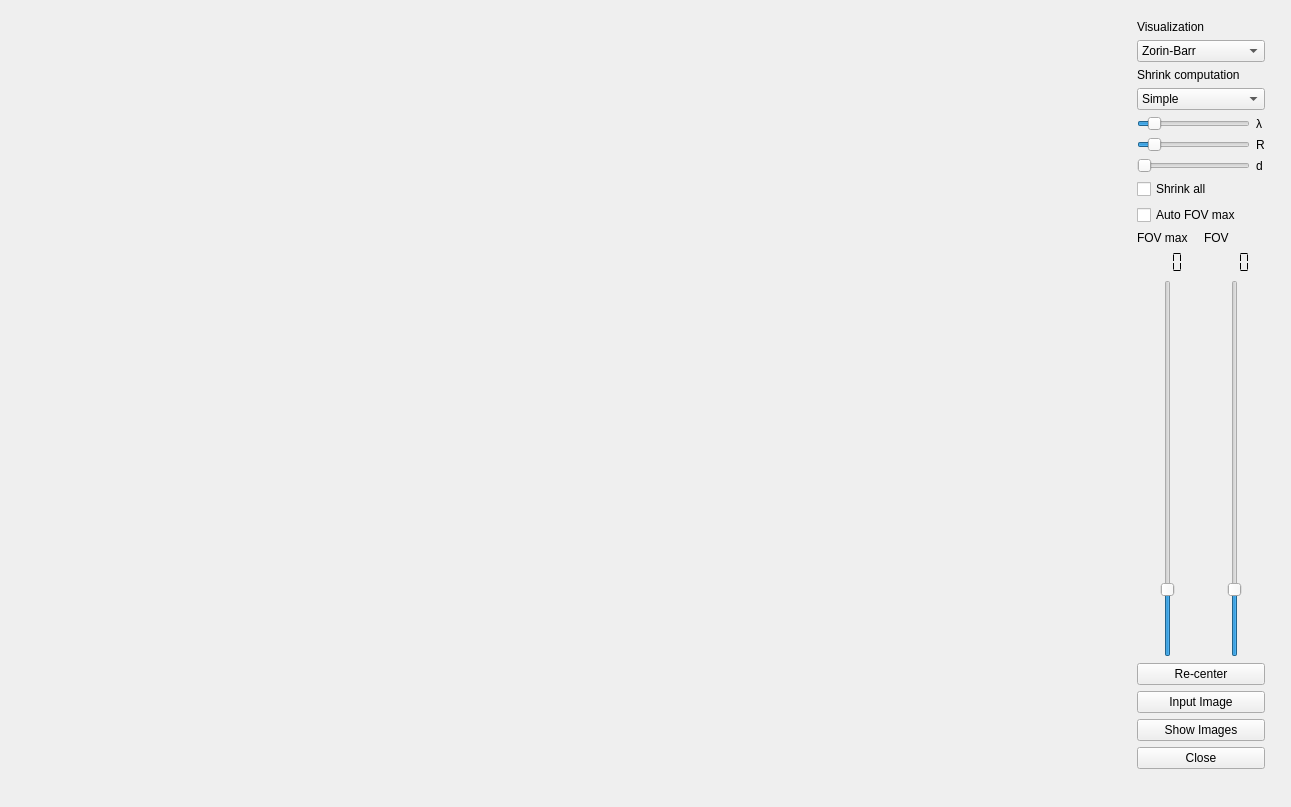
<?xml version="1.0" encoding="UTF-8"?>
<ui version="4.0">
 <class>PanoWindow1</class>
 <widget class="QWidget" name="PanoWindow1">
  <property name="geometry">
   <rect>
    <x>0</x>
    <y>0</y>
    <width>1291</width>
    <height>807</height>
   </rect>
  </property>
  <property name="windowTitle">
   <string notr="true">Panoramic</string>
  </property>
  <property name="windowIcon">
   <iconset theme="view-fullscreen">
    <normaloff>.</normaloff>.</iconset>
  </property>
  <widget class="OpenGLCanvas" name="GLCanvas" native="true">
   <property name="geometry">
    <rect>
     <x>10</x>
     <y>30</y>
     <width>1111</width>
     <height>673</height>
    </rect>
   </property>
   <property name="sizePolicy">
    <sizepolicy hsizetype="Expanding" vsizetype="Preferred">
     <horstretch>0</horstretch>
     <verstretch>0</verstretch>
    </sizepolicy>
   </property>
   <property name="baseSize">
    <size>
     <width>0</width>
     <height>0</height>
    </size>
   </property>
  </widget>
  <widget class="QWidget" name="layoutWidget">
   <property name="geometry">
    <rect>
     <x>1126</x>
     <y>9</y>
     <width>150</width>
     <height>771</height>
    </rect>
   </property>
   <layout class="QVBoxLayout" name="mainLayout">
    <item>
     <layout class="QVBoxLayout" name="visualizationLayout">
      <item>
       <widget class="QLabel" name="label_3">
        <property name="text">
         <string>Visualization</string>
        </property>
       </widget>
      </item>
      <item>
       <widget class="QComboBox" name="comboBox_2">
        <item>
         <property name="text">
          <string>Zorin-Barr</string>
         </property>
        </item>
        <item>
         <property name="text">
          <string>Moebius</string>
         </property>
        </item>
        <item>
         <property name="text">
          <string>3D Sphere</string>
         </property>
        </item>
        <item>
         <property name="text">
          <string>Equi-Rectangular</string>
         </property>
        </item>
        <item>
         <property name="text">
          <string>Perspective</string>
         </property>
        </item>
        <item>
         <property name="text">
          <string>Stereographic</string>
         </property>
        </item>
        <item>
         <property name="text">
          <string>Orthographic</string>
         </property>
        </item>
        <item>
         <property name="text">
          <string>Mercator</string>
         </property>
        </item>
        <item>
         <property name="text">
          <string>Pannini</string>
         </property>
        </item>
       </widget>
      </item>
      <item>
       <widget class="QLabel" name="label">
        <property name="text">
         <string>Shrink computation</string>
        </property>
       </widget>
      </item>
      <item>
       <widget class="QComboBox" name="comboBox">
        <property name="editable">
         <bool>false</bool>
        </property>
        <property name="modelColumn">
         <number>0</number>
        </property>
        <item>
         <property name="text">
          <string>Simple</string>
         </property>
        </item>
        <item>
         <property name="text">
          <string>Square Root</string>
         </property>
        </item>
        <item>
         <property name="text">
          <string>Linear</string>
         </property>
        </item>
        <item>
         <property name="text">
          <string>Square Power</string>
         </property>
        </item>
        <item>
         <property name="text">
          <string>Cubic Power</string>
         </property>
        </item>
        <item>
         <property name="text">
          <string>Logarithm</string>
         </property>
        </item>
       </widget>
      </item>
     </layout>
    </item>
    <item>
     <layout class="QGridLayout" name="extControlsLayout">
      <item row="0" column="0">
       <widget class="QSlider" name="changezblambda">
        <property name="sizePolicy">
         <sizepolicy hsizetype="Expanding" vsizetype="Fixed">
          <horstretch>0</horstretch>
          <verstretch>0</verstretch>
         </sizepolicy>
        </property>
        <property name="minimum">
         <number>1</number>
        </property>
        <property name="maximum">
         <number>1000</number>
        </property>
        <property name="pageStep">
         <number>100</number>
        </property>
        <property name="value">
         <number>100</number>
        </property>
        <property name="orientation">
         <enum>Qt::Horizontal</enum>
        </property>
       </widget>
      </item>
      <item row="0" column="1">
       <widget class="QLabel" name="label_lambda">
        <property name="text">
         <string>λ</string>
        </property>
       </widget>
      </item>
      <item row="1" column="0">
       <widget class="QSlider" name="changezbR">
        <property name="sizePolicy">
         <sizepolicy hsizetype="Expanding" vsizetype="Fixed">
          <horstretch>0</horstretch>
          <verstretch>0</verstretch>
         </sizepolicy>
        </property>
        <property name="minimum">
         <number>1</number>
        </property>
        <property name="maximum">
         <number>1000</number>
        </property>
        <property name="pageStep">
         <number>100</number>
        </property>
        <property name="value">
         <number>100</number>
        </property>
        <property name="orientation">
         <enum>Qt::Horizontal</enum>
        </property>
       </widget>
      </item>
      <item row="1" column="1">
       <widget class="QLabel" name="label_R">
        <property name="text">
         <string>R</string>
        </property>
       </widget>
      </item>
      <item row="2" column="0">
       <widget class="QSlider" name="changepd">
        <property name="maximum">
         <number>400</number>
        </property>
        <property name="orientation">
         <enum>Qt::Horizontal</enum>
        </property>
       </widget>
      </item>
      <item row="2" column="1">
       <widget class="QLabel" name="label_d">
        <property name="text">
         <string>d</string>
        </property>
       </widget>
      </item>
     </layout>
    </item>
    <item>
     <layout class="QVBoxLayout" name="optionsLayout">
      <item>
       <widget class="QCheckBox" name="shrinkAll">
        <property name="text">
         <string>Shrink all</string>
        </property>
       </widget>
      </item>
      <item>
       <widget class="QCheckBox" name="automax">
        <property name="enabled">
         <bool>true</bool>
        </property>
        <property name="sizePolicy">
         <sizepolicy hsizetype="Ignored" vsizetype="Minimum">
          <horstretch>0</horstretch>
          <verstretch>0</verstretch>
         </sizepolicy>
        </property>
        <property name="text">
         <string>Auto FOV max</string>
        </property>
       </widget>
      </item>
     </layout>
    </item>
    <item>
     <layout class="QGridLayout" name="slidersLayout">
      <item row="2" column="0">
       <widget class="QSlider" name="changefovmax">
        <property name="sizePolicy">
         <sizepolicy hsizetype="Ignored" vsizetype="Expanding">
          <horstretch>0</horstretch>
          <verstretch>0</verstretch>
         </sizepolicy>
        </property>
        <property name="minimumSize">
         <size>
          <width>29</width>
          <height>0</height>
         </size>
        </property>
        <property name="minimum">
         <number>1</number>
        </property>
        <property name="maximum">
         <number>359</number>
        </property>
        <property name="sliderPosition">
         <number>60</number>
        </property>
        <property name="orientation">
         <enum>Qt::Vertical</enum>
        </property>
        <property name="tickPosition">
         <enum>QSlider::NoTicks</enum>
        </property>
        <property name="tickInterval">
         <number>10</number>
        </property>
       </widget>
      </item>
      <item row="0" column="0">
       <widget class="QLabel" name="label_5">
        <property name="sizePolicy">
         <sizepolicy hsizetype="Fixed" vsizetype="Fixed">
          <horstretch>0</horstretch>
          <verstretch>0</verstretch>
         </sizepolicy>
        </property>
        <property name="minimumSize">
         <size>
          <width>70</width>
          <height>0</height>
         </size>
        </property>
        <property name="text">
         <string>FOV max</string>
        </property>
       </widget>
      </item>
      <item row="0" column="1">
       <widget class="QLabel" name="label_6">
        <property name="sizePolicy">
         <sizepolicy hsizetype="Fixed" vsizetype="Fixed">
          <horstretch>0</horstretch>
          <verstretch>0</verstretch>
         </sizepolicy>
        </property>
        <property name="minimumSize">
         <size>
          <width>70</width>
          <height>0</height>
         </size>
        </property>
        <property name="text">
         <string>FOV</string>
        </property>
       </widget>
      </item>
      <item row="1" column="0">
       <widget class="QLCDNumber" name="fovmaxled">
        <property name="minimumSize">
         <size>
          <width>46</width>
          <height>0</height>
         </size>
        </property>
        <property name="frameShape">
         <enum>QFrame::NoFrame</enum>
        </property>
        <property name="digitCount">
         <number>3</number>
        </property>
        <property name="segmentStyle">
         <enum>QLCDNumber::Flat</enum>
        </property>
       </widget>
      </item>
      <item row="2" column="1">
       <widget class="QSlider" name="changefov">
        <property name="sizePolicy">
         <sizepolicy hsizetype="Ignored" vsizetype="Expanding">
          <horstretch>0</horstretch>
          <verstretch>0</verstretch>
         </sizepolicy>
        </property>
        <property name="minimumSize">
         <size>
          <width>29</width>
          <height>0</height>
         </size>
        </property>
        <property name="minimum">
         <number>1</number>
        </property>
        <property name="maximum">
         <number>359</number>
        </property>
        <property name="value">
         <number>60</number>
        </property>
        <property name="orientation">
         <enum>Qt::Vertical</enum>
        </property>
       </widget>
      </item>
      <item row="1" column="1">
       <widget class="QLCDNumber" name="fovled">
        <property name="minimumSize">
         <size>
          <width>46</width>
          <height>0</height>
         </size>
        </property>
        <property name="frameShape">
         <enum>QFrame::NoFrame</enum>
        </property>
        <property name="digitCount">
         <number>3</number>
        </property>
        <property name="segmentStyle">
         <enum>QLCDNumber::Flat</enum>
        </property>
       </widget>
      </item>
     </layout>
    </item>
    <item>
     <layout class="QVBoxLayout" name="buttonsLayout">
      <item>
       <widget class="QPushButton" name="reCenter">
        <property name="text">
         <string>Re-center</string>
        </property>
       </widget>
      </item>
      <item>
       <widget class="QPushButton" name="chooseFile">
        <property name="text">
         <string>Input Image</string>
        </property>
       </widget>
      </item>
      <item>
       <widget class="QPushButton" name="effectButton">
        <property name="text">
         <string>Show Images</string>
        </property>
       </widget>
      </item>
      <item>
       <widget class="QPushButton" name="pushButton">
        <property name="text">
         <string>Close</string>
        </property>
       </widget>
      </item>
     </layout>
    </item>
   </layout>
  </widget>
 </widget>
 <layoutdefault spacing="6" margin="11"/>
 <customwidgets>
  <customwidget>
   <class>OpenGLCanvas</class>
   <extends>QWidget</extends>
   <header location="global">openglcanvas.h</header>
   <container>1</container>
   <slots>
    <signal>fov_changed(int)</signal>
    <signal>max_fov_changed(int)</signal>
    <slot>change_fov(double)</slot>
    <slot>change_scale(double)</slot>
    <slot>change_center_lambda(double)</slot>
    <slot>change_center_phi(double)</slot>
    <slot>change_fov_scale_relation(QString)</slot>
    <slot>change_visualization(QString)</slot>
    <slot>change_input_image()</slot>
    <slot>change_fov_max(int)</slot>
    <slot>change_fov(int)</slot>
    <slot>re_center()</slot>
    <slot>automaxbutton(bool)</slot>
    <slot>shrinkallbutton(bool)</slot>
    <slot>change_zb_lambda(int)</slot>
    <slot>change_zb_R(int)</slot>
    <slot>change_p_d(int)</slot>
    <slot>show_effected_imgs()</slot>
   </slots>
  </customwidget>
 </customwidgets>
 <resources/>
 <connections>
  <connection>
   <sender>pushButton</sender>
   <signal>clicked()</signal>
   <receiver>PanoWindow1</receiver>
   <slot>close()</slot>
   <hints>
    <hint type="sourcelabel">
     <x>1128</x>
     <y>677</y>
    </hint>
    <hint type="destinationlabel">
     <x>629</x>
     <y>364</y>
    </hint>
   </hints>
  </connection>
  <connection>
   <sender>comboBox</sender>
   <signal>activated(QString)</signal>
   <receiver>GLCanvas</receiver>
   <slot>change_fov_scale_relation(QString)</slot>
   <hints>
    <hint type="sourcelabel">
     <x>1128</x>
     <y>92</y>
    </hint>
    <hint type="destinationlabel">
     <x>492</x>
     <y>77</y>
    </hint>
   </hints>
  </connection>
  <connection>
   <sender>comboBox_2</sender>
   <signal>activated(QString)</signal>
   <receiver>GLCanvas</receiver>
   <slot>change_visualization(QString)</slot>
   <hints>
    <hint type="sourcelabel">
     <x>1128</x>
     <y>48</y>
    </hint>
    <hint type="destinationlabel">
     <x>492</x>
     <y>132</y>
    </hint>
   </hints>
  </connection>
  <connection>
   <sender>chooseFile</sender>
   <signal>clicked()</signal>
   <receiver>GLCanvas</receiver>
   <slot>change_input_image()</slot>
   <hints>
    <hint type="sourcelabel">
     <x>1128</x>
     <y>619</y>
    </hint>
    <hint type="destinationlabel">
     <x>247</x>
     <y>249</y>
    </hint>
   </hints>
  </connection>
  <connection>
   <sender>changefov</sender>
   <signal>sliderMoved(int)</signal>
   <receiver>GLCanvas</receiver>
   <slot>change_fov(int)</slot>
   <hints>
    <hint type="sourcelabel">
     <x>1204</x>
     <y>537</y>
    </hint>
    <hint type="destinationlabel">
     <x>250</x>
     <y>249</y>
    </hint>
   </hints>
  </connection>
  <connection>
   <sender>GLCanvas</sender>
   <signal>fov_changed(int)</signal>
   <receiver>changefov</receiver>
   <slot>setValue(int)</slot>
   <hints>
    <hint type="sourcelabel">
     <x>250</x>
     <y>249</y>
    </hint>
    <hint type="destinationlabel">
     <x>1204</x>
     <y>509</y>
    </hint>
   </hints>
  </connection>
  <connection>
   <sender>reCenter</sender>
   <signal>clicked()</signal>
   <receiver>GLCanvas</receiver>
   <slot>re_center()</slot>
   <hints>
    <hint type="sourcelabel">
     <x>1128</x>
     <y>590</y>
    </hint>
    <hint type="destinationlabel">
     <x>250</x>
     <y>249</y>
    </hint>
   </hints>
  </connection>
  <connection>
   <sender>changefovmax</sender>
   <signal>sliderMoved(int)</signal>
   <receiver>GLCanvas</receiver>
   <slot>change_fov_max(int)</slot>
   <hints>
    <hint type="sourcelabel">
     <x>1128</x>
     <y>559</y>
    </hint>
    <hint type="destinationlabel">
     <x>250</x>
     <y>249</y>
    </hint>
   </hints>
  </connection>
  <connection>
   <sender>GLCanvas</sender>
   <signal>max_fov_changed(int)</signal>
   <receiver>changefovmax</receiver>
   <slot>setValue(int)</slot>
   <hints>
    <hint type="sourcelabel">
     <x>250</x>
     <y>249</y>
    </hint>
    <hint type="destinationlabel">
     <x>1128</x>
     <y>447</y>
    </hint>
   </hints>
  </connection>
  <connection>
   <sender>changefov</sender>
   <signal>valueChanged(int)</signal>
   <receiver>fovled</receiver>
   <slot>display(int)</slot>
   <hints>
    <hint type="sourcelabel">
     <x>1204</x>
     <y>430</y>
    </hint>
    <hint type="destinationlabel">
     <x>1204</x>
     <y>187</y>
    </hint>
   </hints>
  </connection>
  <connection>
   <sender>changefovmax</sender>
   <signal>valueChanged(int)</signal>
   <receiver>fovmaxled</receiver>
   <slot>display(int)</slot>
   <hints>
    <hint type="sourcelabel">
     <x>1128</x>
     <y>433</y>
    </hint>
    <hint type="destinationlabel">
     <x>1128</x>
     <y>187</y>
    </hint>
   </hints>
  </connection>
  <connection>
   <sender>GLCanvas</sender>
   <signal>fov_changed(int)</signal>
   <receiver>fovled</receiver>
   <slot>display(int)</slot>
   <hints>
    <hint type="sourcelabel">
     <x>250</x>
     <y>249</y>
    </hint>
    <hint type="destinationlabel">
     <x>1204</x>
     <y>187</y>
    </hint>
   </hints>
  </connection>
  <connection>
   <sender>GLCanvas</sender>
   <signal>max_fov_changed(int)</signal>
   <receiver>fovmaxled</receiver>
   <slot>display(int)</slot>
   <hints>
    <hint type="sourcelabel">
     <x>250</x>
     <y>249</y>
    </hint>
    <hint type="destinationlabel">
     <x>1128</x>
     <y>187</y>
    </hint>
   </hints>
  </connection>
  <connection>
   <sender>automax</sender>
   <signal>toggled(bool)</signal>
   <receiver>GLCanvas</receiver>
   <slot>automaxbutton(bool)</slot>
   <hints>
    <hint type="sourcelabel">
     <x>1128</x>
     <y>138</y>
    </hint>
    <hint type="destinationlabel">
     <x>454</x>
     <y>172</y>
    </hint>
   </hints>
  </connection>
  <connection>
   <sender>shrinkAll</sender>
   <signal>toggled(bool)</signal>
   <receiver>GLCanvas</receiver>
   <slot>shrinkallbutton(bool)</slot>
   <hints>
    <hint type="sourcelabel">
     <x>1128</x>
     <y>116</y>
    </hint>
    <hint type="destinationlabel">
     <x>247</x>
     <y>249</y>
    </hint>
   </hints>
  </connection>
  <connection>
   <sender>effectButton</sender>
   <signal>clicked()</signal>
   <receiver>GLCanvas</receiver>
   <slot>show_effected_imgs()</slot>
   <hints>
    <hint type="sourcelabel">
     <x>1200</x>
     <y>637</y>
    </hint>
    <hint type="destinationlabel">
     <x>564</x>
     <y>345</y>
    </hint>
   </hints>
  </connection>
  <connection>
   <sender>changezblambda</sender>
   <signal>sliderMoved(int)</signal>
   <receiver>GLCanvas</receiver>
   <slot>change_zb_lambda(int)</slot>
   <hints>
    <hint type="sourcelabel">
     <x>1191</x>
     <y>111</y>
    </hint>
    <hint type="destinationlabel">
     <x>605</x>
     <y>326</y>
    </hint>
   </hints>
  </connection>
  <connection>
   <sender>changezbR</sender>
   <signal>sliderMoved(int)</signal>
   <receiver>GLCanvas</receiver>
   <slot>change_zb_R(int)</slot>
   <hints>
    <hint type="sourcelabel">
     <x>1191</x>
     <y>139</y>
    </hint>
    <hint type="destinationlabel">
     <x>605</x>
     <y>326</y>
    </hint>
   </hints>
  </connection>
  <connection>
   <sender>changepd</sender>
   <signal>sliderMoved(int)</signal>
   <receiver>GLCanvas</receiver>
   <slot>change_p_d(int)</slot>
   <hints>
    <hint type="sourcelabel">
     <x>1191</x>
     <y>167</y>
    </hint>
    <hint type="destinationlabel">
     <x>605</x>
     <y>326</y>
    </hint>
   </hints>
  </connection>
 </connections>
</ui>
